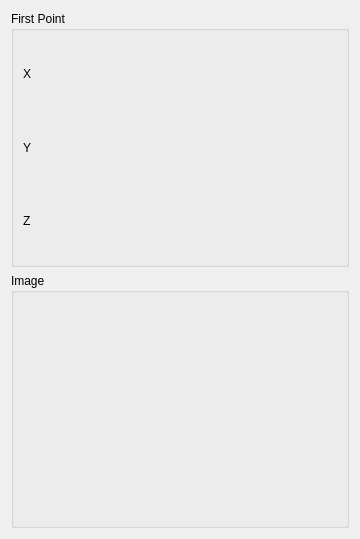
<?xml version="1.0" encoding="UTF-8"?>
<ui version="4.0">
 <class>SeaLabGui::DlgGridPoints</class>
 <widget class="QWidget" name="SeaLabGui::DlgGridPoints">
  <property name="geometry">
   <rect>
    <x>0</x>
    <y>0</y>
    <width>360</width>
    <height>539</height>
   </rect>
  </property>
  <property name="windowTitle">
   <string>Feature Parameters</string>
  </property>
  <property name="sizeGripEnabled" stdset="0">
   <bool>true</bool>
  </property>
  <layout class="QGridLayout" name="gridLayout">
   <item row="1" column="0">
    <widget class="QGroupBox" name="GroupBox5_5">
     <property name="title">
      <string>Image</string>
     </property>
     <layout class="QGridLayout" name="_6">
      <property name="leftMargin">
       <number>9</number>
      </property>
      <property name="topMargin">
       <number>9</number>
      </property>
      <property name="rightMargin">
       <number>9</number>
      </property>
      <property name="bottomMargin">
       <number>9</number>
      </property>
      <property name="spacing">
       <number>6</number>
      </property>
      <item row="1" column="0">
       <layout class="QHBoxLayout" name="horizontalLayout_9" stretch="0">
        <item>
         <widget class="QLabel" name="label_Image">
          <property name="text">
           <string/>
          </property>
         </widget>
        </item>
       </layout>
      </item>
     </layout>
    </widget>
   </item>
   <item row="0" column="0">
    <widget class="QGroupBox" name="GroupBox5_7">
     <property name="title">
      <string>First Point</string>
     </property>
     <layout class="QGridLayout" name="_7">
      <property name="leftMargin">
       <number>9</number>
      </property>
      <property name="topMargin">
       <number>9</number>
      </property>
      <property name="rightMargin">
       <number>9</number>
      </property>
      <property name="bottomMargin">
       <number>9</number>
      </property>
      <property name="spacing">
       <number>6</number>
      </property>
      <item row="1" column="0">
       <layout class="QHBoxLayout" name="horizontalLayout_10" stretch="0,0">
        <item>
         <widget class="QLabel" name="label_8">
          <property name="text">
           <string>X</string>
          </property>
         </widget>
        </item>
        <item>
         <widget class="Gui::QuantitySpinBox" name="doubleSpinBox_X" native="true">
          <property name="keyboardTracking" stdset="0">
           <bool>false</bool>
          </property>
          <property name="value" stdset="0">
           <double>5000.000000000000000</double>
          </property>
         </widget>
        </item>
       </layout>
      </item>
      <item row="2" column="0">
       <layout class="QHBoxLayout" name="horizontalLayout_11" stretch="0,0">
        <item>
         <widget class="QLabel" name="label_9">
          <property name="text">
           <string>Y</string>
          </property>
         </widget>
        </item>
        <item>
         <widget class="Gui::QuantitySpinBox" name="doubleSpinBox_Y" native="true">
          <property name="keyboardTracking" stdset="0">
           <bool>false</bool>
          </property>
          <property name="value" stdset="0">
           <double>5000.000000000000000</double>
          </property>
         </widget>
        </item>
       </layout>
      </item>
      <item row="3" column="0">
       <layout class="QHBoxLayout" name="horizontalLayout_12" stretch="0,0">
        <item>
         <widget class="QLabel" name="label_10">
          <property name="text">
           <string>Z</string>
          </property>
         </widget>
        </item>
        <item>
         <widget class="Gui::QuantitySpinBox" name="doubleSpinBox_Z" native="true">
          <property name="keyboardTracking" stdset="0">
           <bool>false</bool>
          </property>
          <property name="value" stdset="0">
           <double>5000.000000000000000</double>
          </property>
         </widget>
        </item>
       </layout>
      </item>
     </layout>
    </widget>
   </item>
  </layout>
 </widget>
 <customwidgets>
  <customwidget>
   <class>Gui::QuantitySpinBox</class>
   <extends>QWidget</extends>
   <header>Gui/QuantitySpinBox.h</header>
  </customwidget>
 </customwidgets>
 <tabstops>
  <tabstop>comboBox</tabstop>
 </tabstops>
 <resources/>
 <connections/>
</ui>
